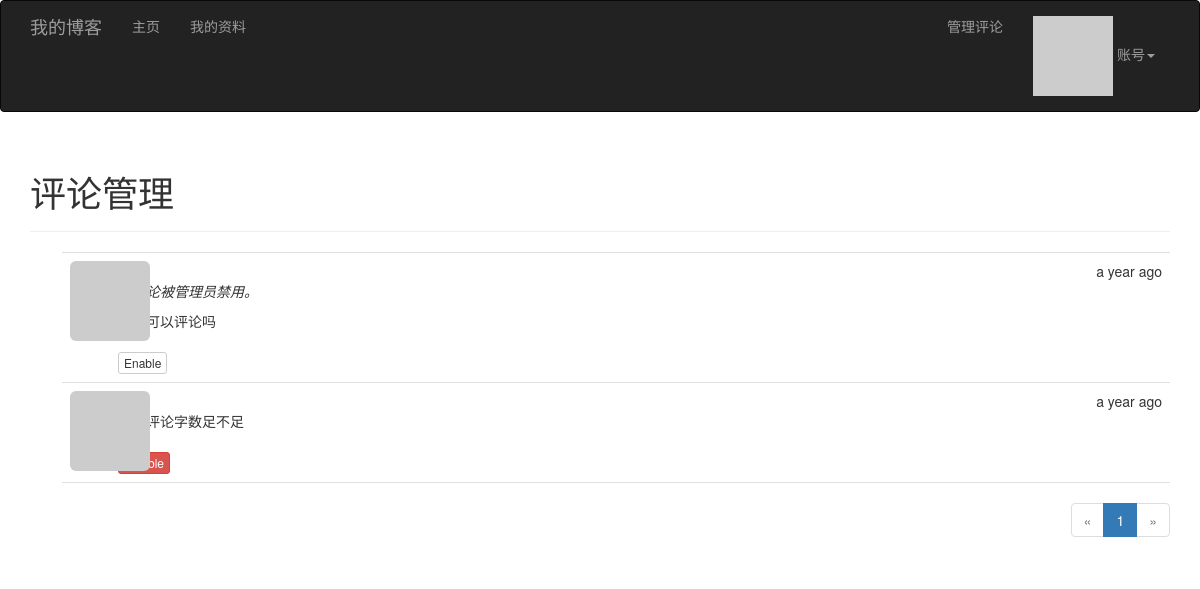
The app's page /moderate (signed in) with its own data.
### app/models.py (models this page shows, shortened)
class Comment(db.Model):
    __tablename__ = 'comments'
    id = db.Column(db.Integer, primary_key=True)
    body = db.Column(db.Text)
    body_html = db.Column(db.Text)
    timestamp = db.Column(db.DateTime, index=True, default=datetime.utcnow)
    author_id = db.Column(db.Integer, db.ForeignKey('users.id'))
    post_id = db.Column(db.Integer, db.ForeignKey('posts.id'))
    disabled = db.Column(db.Boolean)

### app/main/views.py (the view)
@main.route('/moderate')
@login_required
@permission_required(Permission.MODERATE)
def moderate():
    page = request.args.get('page', 1, type=int)
    pagination = Comment.query.order_by(Comment.timestamp.desc()).paginate(page, per_page=current_app.config['FLASKY_COMMENTS_PER_PAGE'], error_out=False)
    comments = pagination.items
    return render_template('moderate.html', comments=comments, pagination=pagination, page=page)

### app/auth/views.py (called while the page is built)
@auth.before_app_request
def before_request():
    if current_user.is_authenticated:
        current_user.ping()  # 更新已登录用户的访问时间
        if not current_user.confirmed and request.blueprint != 'auth' and request.endpoint != 'static':
            return redirect(url_for('auth.unconfirmed'))

### app/main/__init__.py (called while the page is built)
@main.app_context_processor
def inject_permissions():
    return dict(Permission=Permission)

### app/models.py (called while the page is built)
@login_manager.user_loader
def load_user(user_id):
    return User.query.get(int(user_id))

    def has_permission(self, perm):
        return self.permissions & perm == perm

    def gravatar_hash(self):
        return hashlib.md5(self.email.lower().encode('utf-8')).hexdigest()

    def gravatar(self, size=100, default='identicon', rating='g'):
        url = 'https://secure.gravatar.com/avatar'
        hash = self.avatar_hash or self.gravatar_hash()
        return '{url}/{hash}?s={size}&d={default}&r={rating}'.format(
            url=url, hash=hash, size=size, default=default, rating=rating)

    def can(self, permissons):
        return self.role is not None and self.role.has_permission(permissons)

    def ping(self):
        self.last_seen = datetime.utcnow()
        db.session.add(self)

### app/templates/moderate.html (shortened to what this page needs)
{% extends "base.html" %}
{% import "_macros.html" as macros %}
{% block page_content %}
<div class="page-header">
    <h1>评论管理</h1>
</div>
{% set moderate = True %}
{% include '_comments.html' %}
{% if pagination %}
<div class="pagination">
    {{ macros.pagination_widget(pagination, '.moderate') }}
</div>
{% endif %}
{% endblock %}

### app/templates/_comments.html
<ul class="comments">
    {% for comment in comments %}
    <li class="comment">
        <div class="comment-thumbnail">
            <a href="{{ url_for('.user', username=comment.author.username) }}">
                <img class="img-rounded profile-thumbnail" src="{{ comment.author.gravatar(size=40) }}">
            </a>
        </div>
        <div class="comment-content">
            <div class="comment-date">{{ moment(comment.timestamp).fromNow() }}</div>
            <div class="comment-author"><a href="{{ url_for('.user', username=comment.author.username) }}">{{ comment.author.username }}</a></div>
            <div class="comment-body">
                {% if comment.disabled %}
                <p><i>此评论被管理员禁用。</i></p>
                {% endif %}
                {% if moderate or not comment.disabled %}
                    {% if comment.body_html %}
                        {{ comment.body_html | safe }}
                    {% else %}
                        {{ comment.body }}
                    {% endif %}
                {% endif %}
            </div>
            {% if moderate %}
                <br>
                {% if comment.disabled %}
                <a class="btn btn-default btn-xs" href="{{ url_for('.moderate_enable', id=comment.id, page=page) }}">Enable</a>
                {% else %}
                <a class="btn btn-danger btn-xs" href="{{ url_for('.moderate_disable', id=comment.id, page=page) }}">Disable</a>
                {% endif %}
            {% endif %}
        </div>
    </li>
    {% endfor %}
</ul>

### app/static/styles.css (style rules this page uses)
.profile-thumbnail { position: absolute; }
ul.comments { list-style-type: none; padding: 0px; margin: 16px 0px 0px 0px; }
ul.comments li.comment { margin-left: 32px; padding: 8px; border-bottom: 1px solid #e0e0e0; }
ul.comments li.comment:nth-child(1) { border-top: 1px solid #e0e0e0; }
div.comment-date { float: right; }
div.comment-author { font-weight: bold; }
div.comment-thumbnail { position: absolute; }
div.comment-content { margin-left: 48px; min-height: 48px; }
div.pagination { width: 100%; text-align: right; padding: 0px; margin: 0px; }

### records on screen
Comment: timestamp "a year ago", disabled "此评论被管理员禁用。", body_html "自己可以评论吗"
Comment: timestamp "a year ago", body_html "我的评论字数足不足"

### other values on screen
{{ p }} "1"
